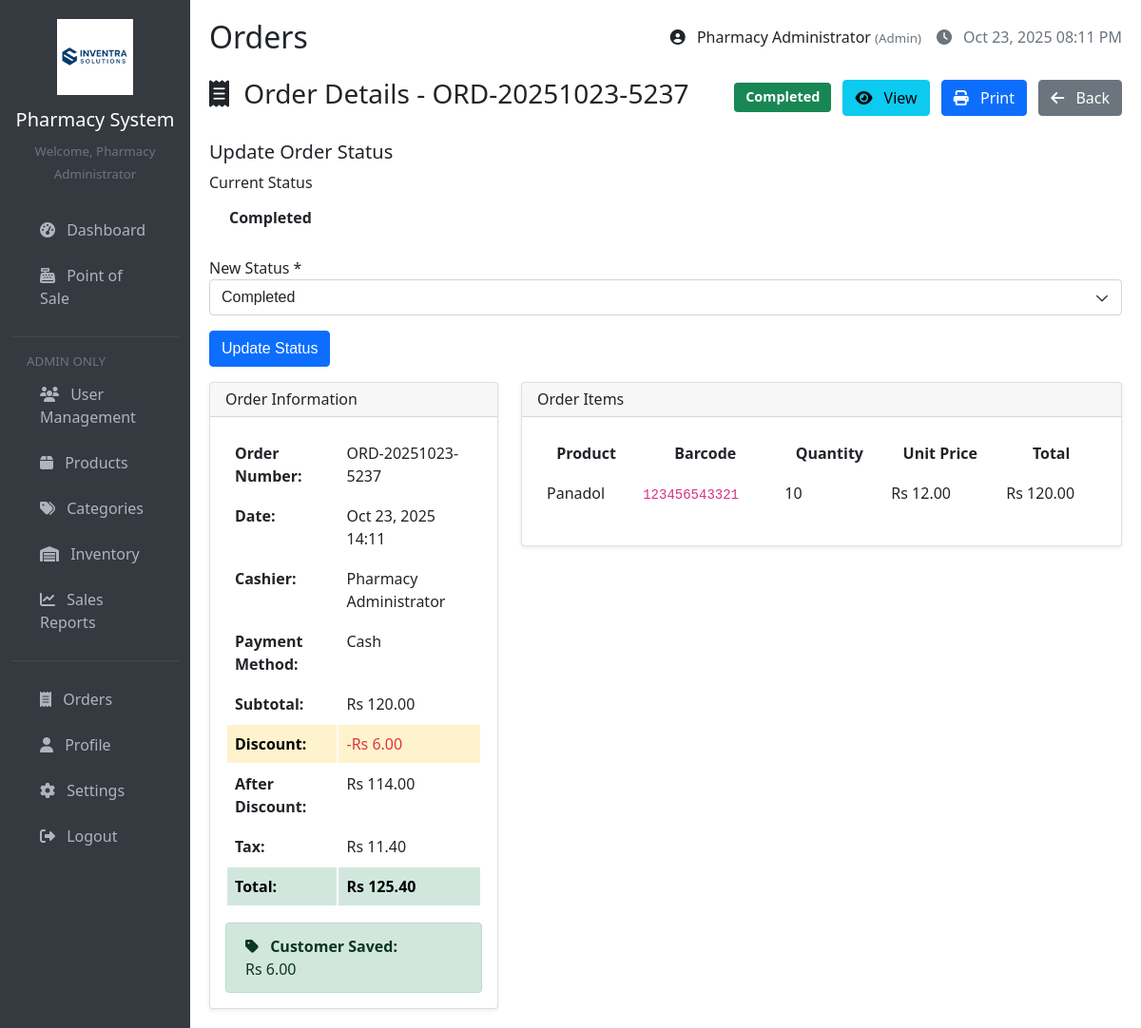
The page /pages/orders.php?view=26 (signed in) on the database its author committed.
### tables this page shows
CREATE TABLE `orders` (
  `id` int(11) NOT NULL,
  `order_number` varchar(20) NOT NULL,
  `cashier_id` int(11) NOT NULL,
  `subtotal` decimal(10,2) NOT NULL,
  `discount_amount` decimal(10,2) DEFAULT 0.00,
  `tax_amount` decimal(10,2) DEFAULT 0.00,
  `total_amount` decimal(10,2) NOT NULL,
  `payment_method` enum('cash','card','other') DEFAULT 'cash',
  `order_type` enum('takeaway','delivery') DEFAULT 'takeaway',
  `delivery_charge` decimal(10,2) DEFAULT 0.00,
  `status` varchar(20) DEFAULT 'completed',
  `refund_amount` decimal(10,2) DEFAULT 0.00,
  `order_date` timestamp NOT NULL DEFAULT current_timestamp()
);

CREATE TABLE `users` (
  `id` int(11) NOT NULL,
  `username` varchar(50) NOT NULL,
  `email` varchar(100) DEFAULT NULL,
  `password` varchar(255) NOT NULL,
  `role` enum('admin','cashier') DEFAULT 'cashier',
  `full_name` varchar(100) NOT NULL,
  `created_at` timestamp NOT NULL DEFAULT current_timestamp(),
  `updated_at` timestamp NOT NULL DEFAULT current_timestamp() ON UPDATE current_timestamp(),
  `is_active` tinyint(1) DEFAULT 1
);

CREATE TABLE `order_items` (
  `id` int(11) NOT NULL,
  `order_id` int(11) NOT NULL,
  `product_id` int(11) NOT NULL,
  `quantity` int(11) NOT NULL,
  `unit_price` decimal(10,2) NOT NULL,
  `item_discount` decimal(5,2) DEFAULT 0.00,
  `total_price` decimal(10,2) NOT NULL,
  `profit` decimal(10,2) DEFAULT 0.00
);

CREATE TABLE `products` (
  `id` int(11) NOT NULL,
  `name` varchar(200) NOT NULL,
  `barcode` varchar(100) DEFAULT NULL,
  `category_id` int(11) DEFAULT NULL,
  `price` decimal(10,2) NOT NULL,
  `cost` decimal(10,2) NOT NULL,
  `stock_quantity` int(11) DEFAULT 0,
  `min_stock_level` int(11) DEFAULT 5,
  `expiry_date` date NOT NULL,
  `manufacturing_date` date DEFAULT NULL,
  `manufacturer` varchar(255) NOT NULL,
  `description` text DEFAULT NULL,
  `created_at` timestamp NOT NULL DEFAULT current_timestamp(),
  `updated_at` timestamp NOT NULL DEFAULT current_timestamp() ON UPDATE current_timestamp(),
  `is_active` tinyint(1) NOT NULL DEFAULT 1,
  `is_deleted` tinyint(1) DEFAULT 0,
  `deleted_at` timestamp NULL DEFAULT NULL,
  `deleted_by` int(11) DEFAULT NULL
);

### config/database.php (called while the page is built, shortened)
<?php
function getConnection() {
    $connection = new mysqli(DB_HOST, DB_USER, DB_PASS, DB_NAME);
    $connection->set_charset("utf8");
    return $connection;
}
function executeQuery($query, $types = '', $params = []) {
    $conn = getConnection();
    $stmt = $conn->prepare($query);
    if (!empty($params)) {
        $stmt->bind_param($types, ...$params);
    }
    $stmt->execute();
    $result = $stmt->get_result();
    if ($result) {
        $data = $result->fetch_all(MYSQLI_ASSOC);
        return $data;
    }
    return false;
}
?>

### includes/functions.php (called while the page is built, shortened)
<?php
function formatCurrency($amount) {
    return 'Rs ' . number_format($amount, 2);
}
function formatDate($date, $format = 'M d, Y H:i') {
    return date($format, strtotime($date));
}
function sanitizeInput($data) {
    return htmlspecialchars(trim($data), ENT_QUOTES, 'UTF-8');
}
?>

### pages/orders.php (the view, shortened to what this page needs)
<?php
require_once '../config/database.php';
require_once '../includes/functions.php';
require_once '../includes/header.php';
$orderDetails = null;
$orderItems = [];
if (isset($_GET['view']) && is_numeric($_GET['view'])) {
    $orderId = (int)$_GET['view'];
    $detailQuery = "SELECT o.*, u.full_name as cashier_name
                    FROM orders o
                    JOIN users u ON o.cashier_id = u.id
                    WHERE o.id = ?";
    $detailResult = executeQuery($detailQuery, 'i', [$orderId]);
    if (!empty($detailResult)) {
        $orderDetails = $detailResult[0];
        $itemsQuery = "SELECT oi.*, p.name as product_name, p.barcode
                       FROM order_items oi
                       JOIN products p ON oi.product_id = p.id
                       WHERE oi.order_id = ?";
        $orderItems = executeQuery($itemsQuery, 'i', [$orderId]);
    }
}
?>
<?php if ($orderDetails): ?>
    <div class="d-flex justify-content-between align-items-center mb-4">
        <h3><i class="fas fa-receipt"></i> Order Details - <?php echo $orderDetails['order_number']; ?></h3>
        <div>
            <span class="badge bg-<?php
                echo $orderDetails['status'] == 'completed' ? 'success' :
                    ($orderDetails['status'] == 'pending' ? 'warning' :
                    ($orderDetails['status'] == 'returned' ? 'danger' : 'secondary'));
            ?> me-2" style="font-size: 0.9rem; padding: 0.5rem 0.75rem;">
                <?php echo ucfirst($orderDetails['status']); ?>
            </span>
            <a href="?view=<?php echo $orderDetails['id']; ?>" class="btn btn-info me-2">
                <i class="fas fa-eye"></i> View
            </a>
            <a href="receipt.php?order_id=<?php echo $orderDetails['id']; ?>" class="btn btn-primary me-2" target="_blank">
                <i class="fas fa-print"></i> Print
            </a>
            <a href="orders.php" class="btn btn-secondary">
                <i class="fas fa-arrow-left"></i> Back
            </a>
        </div>
    </div>
    <div class="modal fade" id="statusModal" tabindex="-1">
        <div class="modal-dialog">
            <div class="modal-content">
                <form method="POST">
                    <div class="modal-header">
                        <h5 class="modal-title">Update Order Status</h5>
                    </div>
                    <div class="modal-body">
                        <div class="mb-3">
                            <label class="form-label">Current Status</label>
                            <div class="alert alert-info">
                                <strong><?php echo ucfirst($orderDetails['status']); ?></strong>
                            </div>
                        </div>
<div class="mb-3">
    <label class="form-label">New Status *</label>
    <select name="order_status" id="statusSelect" class="form-select" required>
        <option value="completed" <?php echo $orderDetails['status'] == 'completed' ? 'selected' : ''; ?>>Completed</option>
    </select>
</div>
                    </div>
                    <div class="modal-footer">
                     <button type="submit" name="update_status" class="mb-3 btn btn-primary">Update Status</button>
                    </div>
                </form>
            </div>
        </div>
    </div>
    <div class="row">
        <div class="col-md-4">
            <div class="card">
                <div class="card-header">
                    <h6 class="card-title mb-0">Order Information</h6>
                </div>
                <div class="card-body">
                    <table class="table table-sm">
                        <tr>
                            <td><strong>Order Number:</strong></td>
                            <td><?php echo sanitizeInput($orderDetails['order_number']); ?></td>
                        </tr>
                        <tr>
                            <td><strong>Date:</strong></td>
                            <td><?php echo formatDate($orderDetails['order_date']); ?></td>
                        </tr>
                        <tr>
                            <td><strong>Cashier:</strong></td>
                            <td><?php echo sanitizeInput($orderDetails['cashier_name']); ?></td>
                        </tr>
                        <tr>
                            <td><strong>Payment Method:</strong></td>
                            <td><?php echo ucfirst($orderDetails['payment_method']); ?></td>
                        </tr>
                        <tr>
                            <td><strong>Subtotal:</strong></td>
                            <td><?php echo formatCurrency($orderDetails['subtotal']); ?></td>
                        </tr>
                        <?php if (isset($orderDetails['discount_amount']) && $orderDetails['discount_amount'] > 0): ?>
                        <tr class="table-warning">
                            <td><strong>Discount:</strong></td>
                            <td class="text-danger">-<?php echo formatCurrency($orderDetails['discount_amount']); ?></td>
                        </tr>
                        <tr>
                            <td><strong>After Discount:</strong></td>
                            <td><?php echo formatCurrency($orderDetails['subtotal'] - $orderDetails['discount_amount']); ?></td>
                        </tr>
                        <?php endif; ?>
                        <tr>
                            <td><strong>Tax:</strong></td>
                            <td><?php echo formatCurrency($orderDetails['tax_amount']); ?></td>
                        </tr>
                        <tr class="table-success">
                            <td><strong>Total:</strong></td>
                            <td><strong><?php echo formatCurrency($orderDetails['total_amount']); ?></strong></td>
                        </tr>
                    </table>
                    <?php if (isset($orderDetails['discount_amount']) && $orderDetails['discount_amount'] > 0): ?>
                    <div class="alert alert-success mt-3 mb-0">
                        <i class="fas fa-tag"></i> <strong>Customer Saved:</strong><br>
                        <?php echo formatCurrency($orderDetails['discount_amount']); ?>
                    </div>
                    <?php endif; ?>
                </div>
            </div>
        </div>
        <div class="col-md-8">
            <div class="card">
                <div class="card-header">
                    <h6 class="card-title mb-0">Order Items</h6>
                </div>
                <div class="card-body">
                    <div class="table-responsive">
                        <table class="table">
                            <thead>
                                <tr>
                                    <th>Product</th>
                                    <th>Barcode</th>
                                    <th>Quantity</th>
                                    <th>Unit Price</th>
                                    <th>Total</th>
                                </tr>
                            </thead>
                            <tbody>
                                <?php foreach ($orderItems as $item): ?>
                                    <tr>
                                        <td><?php echo sanitizeInput($item['product_name']); ?></td>
                                        <td><code><?php echo sanitizeInput($item['barcode']); ?></code></td>
                                        <td><?php echo $item['quantity']; ?></td>
                                        <td><?php echo formatCurrency($item['unit_price']); ?></td>
                                        <td><?php echo formatCurrency($item['total_price']); ?></td>
                                    </tr>
                                <?php endforeach; ?>
                            </tbody>
                        </table>
                    </div>
                </div>
            </div>
        </div>
    </div>
<?php endif; ?>
<?php require_once '../includes/footer.php'; ?>

### rows shown on the page
orders: order_number "ORD-20251023-5237", status "Completed", order_status "Completed", order_date "Oct 23, 2025 14:11", cashier.full_name "Pharmacy Administrator", payment_method "Cash", subtotal "Rs 120.00", discount_amount "Rs 6.00", formatCurrency($orderDetails['subtotal'] - $orderDetails['discount_amount']) "Rs 114.00", tax_amount "Rs 11.40", total_amount "Rs 125.40"
order_items: product.name "Panadol", product.barcode "123456543321", quantity "10", unit_price "Rs 12.00", total_price "Rs 120.00"

### other values the page prints
sanitizeInput($_SESSION['full_name']) "Pharmacy Administrator"
basename($_SERVER['PHP_SELF'], '.php') "Orders"
$_SESSION['role'] "Admin"
